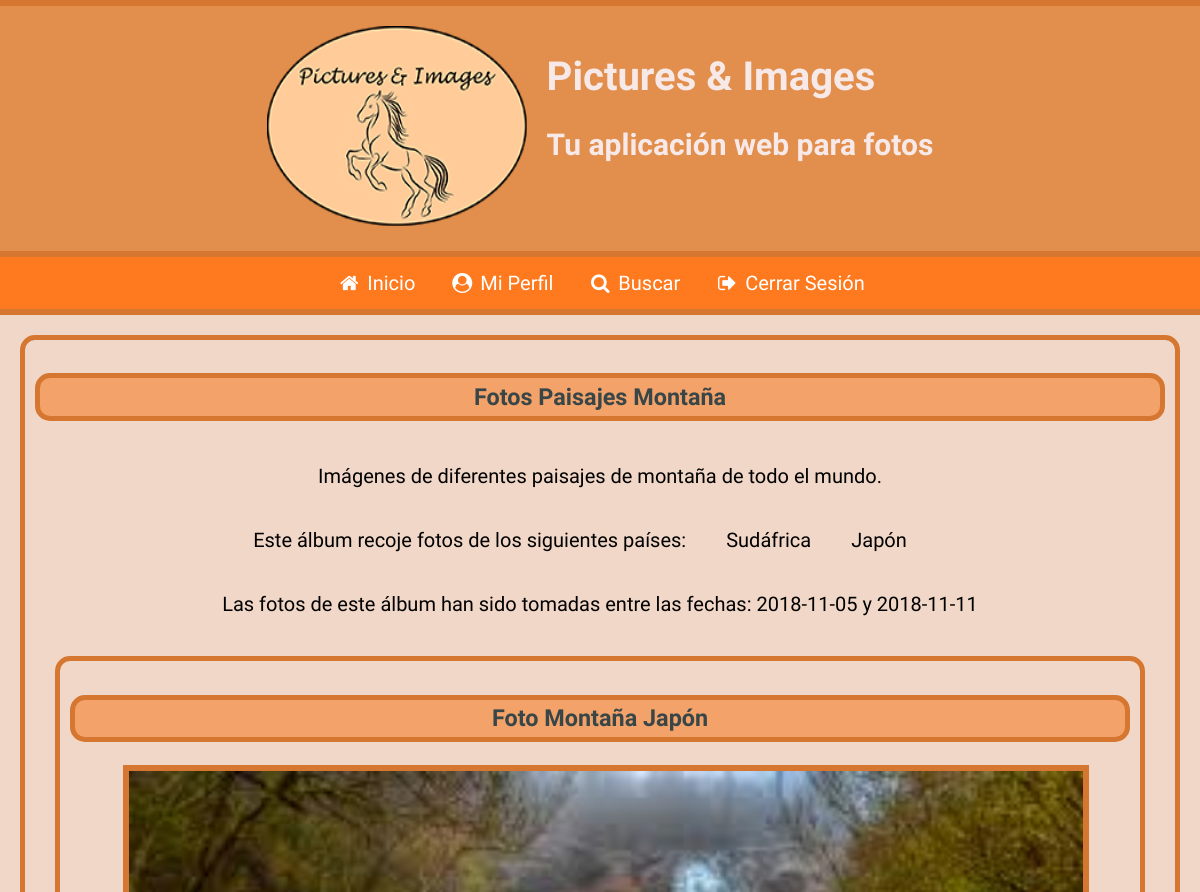
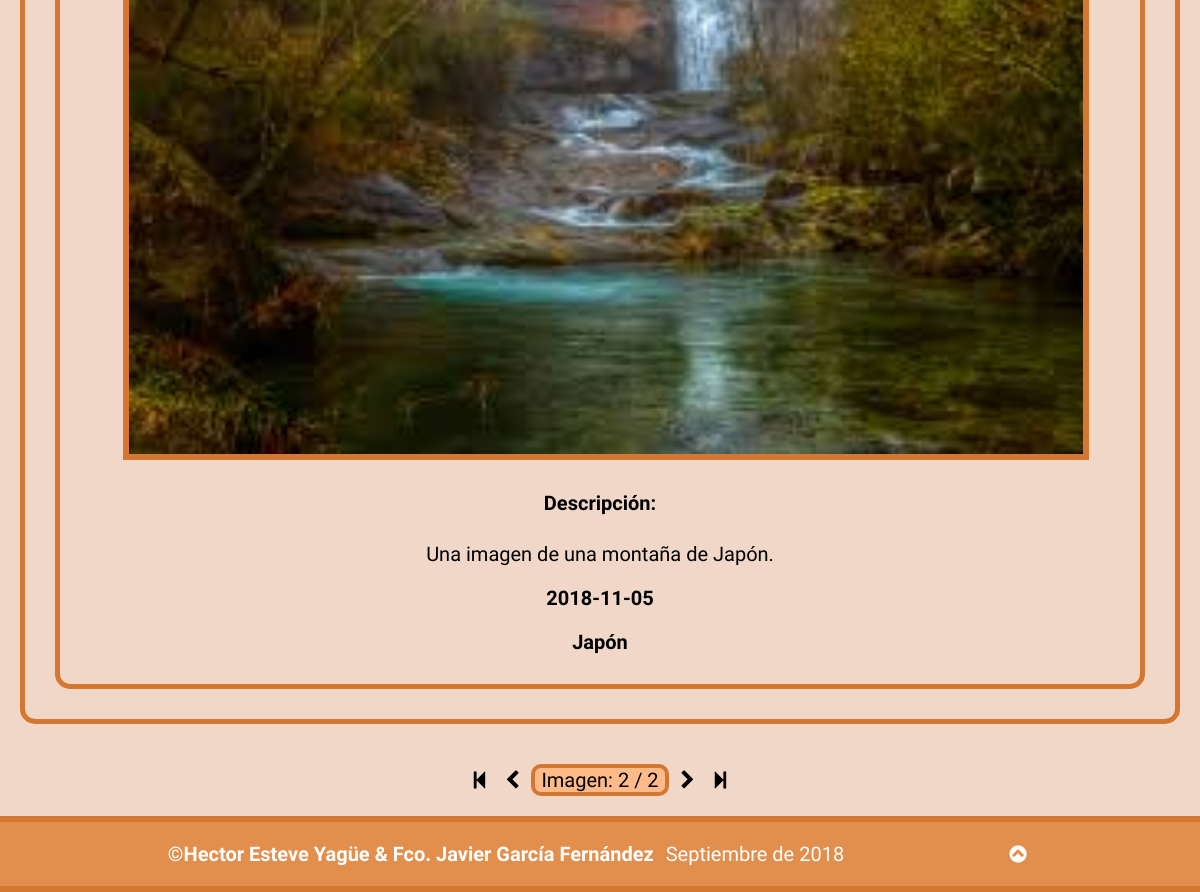
The app's page /ver_album.php?IdAlbum=3&pagina=2 (signed in), older data (2 pictures, top to bottom).
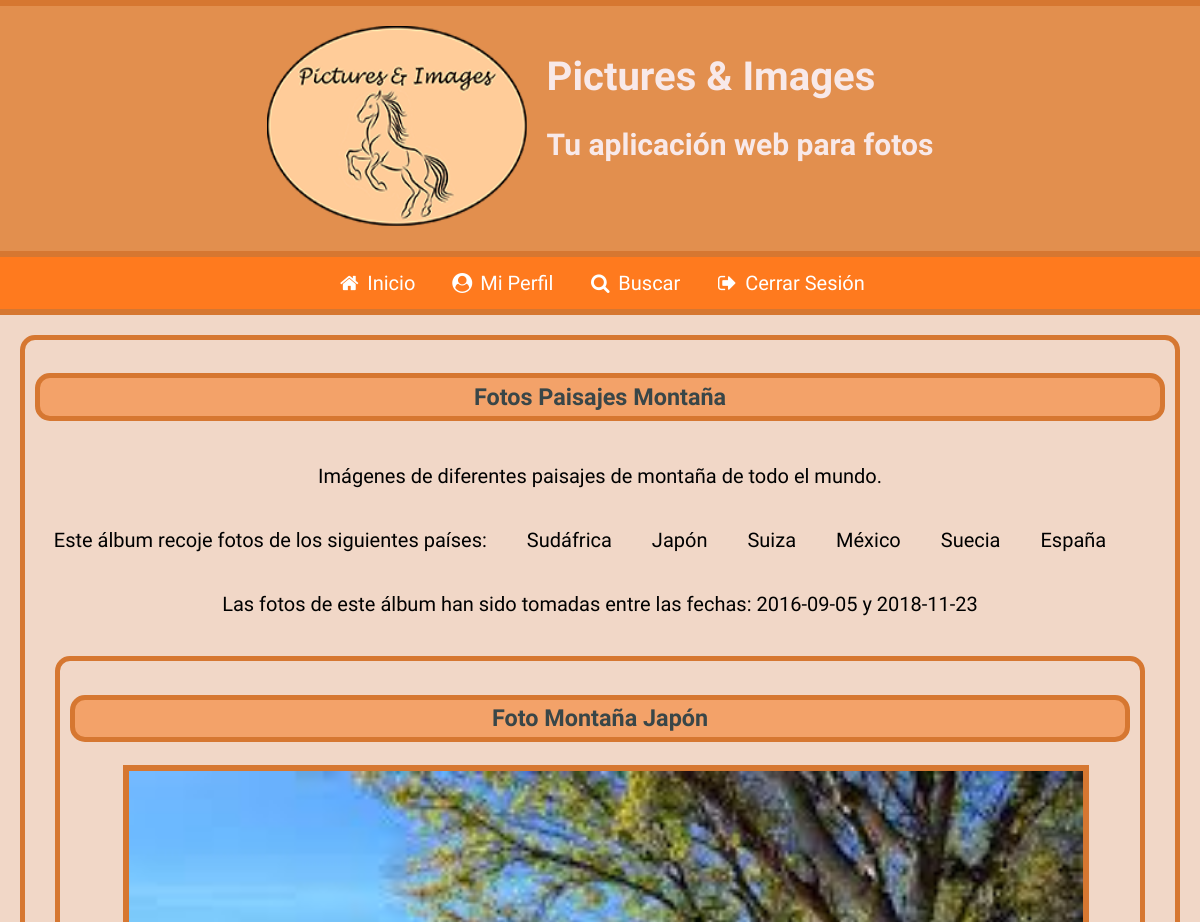
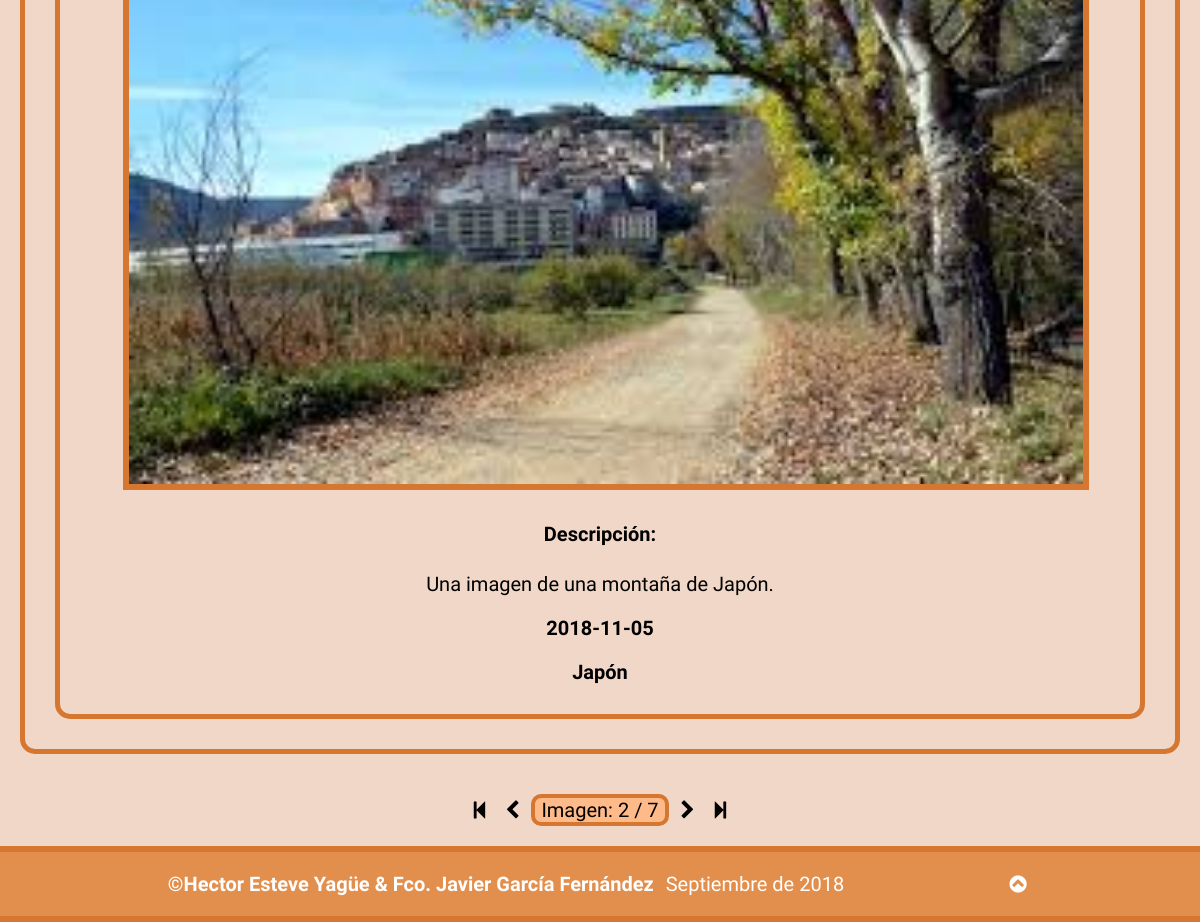
The same page, newer data (2 pictures, top to bottom).
### tables this page shows
CREATE TABLE `fotos` (
  `IdFoto` int(11) NOT NULL,
  `Titulo` varchar(200) NOT NULL,
  `Descripcion` mediumtext NOT NULL,
  `Fecha` date NOT NULL,
  `Pais` int(11) NOT NULL,
  `Album` int(11) NOT NULL,
  `Fichero` varchar(500) NOT NULL,
  `Alternativo` varchar(200) NOT NULL,
  `FRegistro` datetime NOT NULL DEFAULT CURRENT_TIMESTAMP ON UPDATE CURRENT_TIMESTAMP
);

CREATE TABLE `paises` (
  `IdPais` int(11) NOT NULL,
  `NomPais` varchar(200) NOT NULL,
  `Continente` varchar(200) NOT NULL
);

### paginacion.php (called while the page is built, shortened)
<?php
	if(!empty($_GET["pagina"]) && is_numeric($_GET["pagina"]) && $_GET["pagina"] > 0){
		$pagina = $_GET["pagina"];
		$inicio = ($pagina - 1) * $tamPag;
	}
	else{
		$pagina = 1;
		$inicio = 0;
	}
	$totalPaginas = 1;
	if(mysqli_num_rows($resultado) >= 1){
		$numTotalRegistros = mysqli_num_rows($resultado);
		$totalPaginas = ceil($numTotalRegistros / $tamPag);
	}
	if(($pagina + 1) < $totalPaginas){
		$paginaSig = $pagina + 1;
	}
	else{
		$paginaSig = $totalPaginas;
	}
	if(($pagina - 1) > 0){
		$paginaAnt = $pagina - 1;
	}
	else{
		$paginaAnt = 1;
	}
?>

### controlUrlPag.php (called while the page is built)
<?php
	$urlRel = $_SERVER['REQUEST_URI'];
	$pagArray = explode("?", $urlRel);
	$getUrl = (string) $pagArray[sizeof($pagArray) - 1];
	if(!empty($_GET["pagina"])){
		$getUrlSub = substr($getUrl, -9, 9);
		$getUrl = explode($getUrlSub, $getUrl);
		$getUrl = $getUrl[0];
	}
?>

### ver_album.php (the view, shortened to what the changed rows need)
<?php
require_once("head.php");
require_once("header.php");
if(isset($_SESSION["usuarioLog"]) && $cookieFalsa == false){
	require_once("barraNavSesionIniciada.php");
	mostrarAlbum($_GET["IdAlbum"]);
}
else{
	require_once("barraNavSesionNoIniciada.php");
	if($cookieFalsa){
		mostrarMensErrorCookie();
	}
}
?>
<?php
function mostrarAlbum(&$IdAlbum){
	$idAlbum=$GLOBALS["mysqli"]->real_escape_string($_GET["IdAlbum"]);
	$sentencia = 'SELECT f.Titulo, a.Titulo AS AlbumTit, Fichero, f.Descripcion, f.Fecha, Alternativo, NomPais, NomUsuario FROM fotos f JOIN albumes a ON (f.Album = a.IdAlbum) JOIN usuarios ON (a.Usuario = usuarios.IdUsuario) JOIN paises ON (f.Pais = paises.IdPais) where Album='.$idAlbum;
		 if(!($resultado = $GLOBALS["mysqli"]->query($sentencia))) {
		   echo "<p>Error al ejecutar la sentencia <b>$sentencia</b>: " . $GLOBALS["mysqli"]->error;
		   echo '</p>';
		   exit;
		 }
	$tamPag = 1;
	require_once("paginacion.php");
	require_once("controlUrlPag.php");
	$sentencia1 = 'SELECT f.Titulo, a.Titulo AS AlbumTit, Fichero, f.Descripcion, f.Fecha, Alternativo, NomPais, NomUsuario FROM fotos f JOIN albumes a ON (f.Album = a.IdAlbum) JOIN usuarios ON (a.Usuario = usuarios.IdUsuario) JOIN paises ON (f.Pais = paises.IdPais) where Album='.$idAlbum.' LIMIT ' . $inicio . ',' . $tamPag;
		 if(!($resultado1 = $GLOBALS["mysqli"]->query($sentencia1))) {
		   echo "<p>Error al ejecutar la sentencia <b>$sentencia</b>: " . $GLOBALS["mysqli"]->error;
		   echo '</p>';
		   exit;
		 }
	$sentencia2 = 'SELECT * FROM albumes where IdAlbum='.$idAlbum;
		 if(!($resultado2 = $GLOBALS["mysqli"]->query($sentencia2))) {
		   echo "<p>Error al ejecutar la sentencia <b>$sentencia</b>: " . $GLOBALS["mysqli"]->error;
		   echo '</p>';
		   exit;
		 }
	$sentencia3 = 'SELECT DISTINCT NomPais, Pais FROM fotos, paises where Album='.$idAlbum.' and Pais=IdPais';
		 if(!($resultado3 = $GLOBALS["mysqli"]->query($sentencia3))) {
		   echo "<p>Error al ejecutar la sentencia <b>$sentencia</b>: " . $GLOBALS["mysqli"]->error;
		   echo '</p>';
		   exit;
		 }
	$sentencia4 = 'SELECT max(Fecha) fechaMax, min(Fecha) fechaMin FROM fotos where Album='.$idAlbum;
		 if(!($resultado4 = $GLOBALS["mysqli"]->query($sentencia4))) {
		   echo "<p>Error al ejecutar la sentencia <b>$sentencia</b>: " . $GLOBALS["mysqli"]->error;
		   echo '</p>';
		   exit;
		 }
	if(!empty($_GET["pagina"]) && ($_GET["pagina"] > $totalPaginas || !is_numeric($_GET["pagina"]))){
		$pagina = $totalPaginas;
		mostrarErrorPaginaNoExistente();
	}
	else{
		if(mysqli_num_rows($resultado1)) {
			if(mysqli_num_rows($resultado2)) {
				$fila2 = $resultado2->fetch_object();
				$tituloAlbum=$fila2->Titulo;
				$descAlbum=$fila2->Descripcion;
			}
			if(mysqli_num_rows($resultado4)) {
				$fila4 = $resultado4->fetch_object();
				$minFecha=$fila4->fechaMin;
				$maxFecha=$fila4->fechaMax;
			}
			echo <<<parte1
				<section>
					<h3>$tituloAlbum</h3>
					<p>$descAlbum</p>
					<div id="paisesAlbum" class="mostrarDatos">
					<p>Este álbum recoje fotos de los siguientes países:</p>
parte1;
					if(mysqli_num_rows($resultado3)){
						while($fila3 = $resultado3->fetch_assoc()) {
							$pais=$fila3["NomPais"];
							echo"<p>$pais</p>";
						}
					}
			echo<<<parte2
					</div>
					<p>Las fotos de este álbum han sido tomadas entre las fechas:</p>
					<p>$minFecha y $maxFecha</p>
					<div>
parte2;
				if(mysqli_num_rows($resultado1)){
						while($fila1 = $resultado1->fetch_object()) {
							echo<<<foto
							<article class="detFoto">
								<h3>$fila1->Titulo</h3>
								<figure>
									<img src="$fila1->Fichero" alt="$fila1->Alternativo"/>
								</figure>
								<div>
									<h4>Descripción:</h4>
									<p class="p-left">$fila1->Descripcion</p>
									<p><time datetime="$fila1->Fecha">$fila1->Fecha</time></p>
									<p>$fila1->NomPais</p>
								</div>
							</article>
foto;
						}
				}
			}else{
				mostrarMensModalErrorPagAlbumNoExistente();
			}
}
	echo<<<parte3
			</div>
	</section>
	<div class="paginacion">
		<div>
			<a href="ver_album.php?$getUrl&pagina=1"><span class="icon-to-start" title="Primera imagen"></span></a>
			<a href="ver_album.php?$getUrl&pagina=$paginaAnt"><span class="icon-left-open" title="Imagen anterior"></span></a>
			<p>Imagen: <output>$pagina</output> / $totalPaginas</p>
			<a href="ver_album.php?$getUrl&pagina=$paginaSig"><span class="icon-right-open" title="Imagen siguiente"></span></a>
			<a href="ver_album.php?$getUrl&pagina=$totalPaginas"><span class="icon-to-end" title="Última imagen"></span></a>
		</div>
	</div>
parte3;
}
?>
<?php
	require_once("footer.php");
?>

Row changes from the older to the newer data that the page shows:
changed fotos "Foto Montaña Japón": Fichero: a different picture
Text that changed along with them:
$minFecha: "2018-11-05" → "2016-09-05"
$maxFecha: "2018-11-11" → "2018-11-23"
$totalPaginas: "2" → "7"
new list line: "Suiza"
new list line: "México"
new list line: "Suecia"
new list line: "España"
